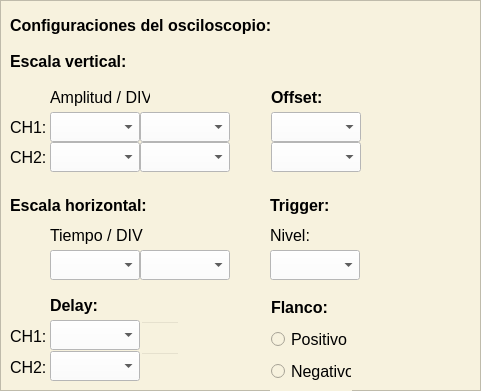
    <widget class="QFrame" name="row4_1">
     <property name="geometry">
      <rect>
       <x>10</x>
       <y>500</y>
       <width>481</width>
       <height>391</height>
      </rect>
     </property>
     <property name="minimumSize">
      <size>
       <width>371</width>
       <height>391</height>
      </size>
     </property>
     <property name="styleSheet">
      <string notr="true">background-color: rgb(247, 242, 222);</string>
     </property>
     <property name="frameShape">
      <enum>QFrame::Shape::StyledPanel</enum>
     </property>
     <property name="frameShadow">
      <enum>QFrame::Shadow::Raised</enum>
     </property>
     <widget class="QLabel" name="configuraciones_osciloscopio">
      <property name="geometry">
       <rect>
        <x>10</x>
        <y>10</y>
        <width>270</width>
        <height>30</height>
       </rect>
      </property>
      <property name="minimumSize">
       <size>
        <width>270</width>
        <height>30</height>
       </size>
      </property>
      <property name="maximumSize">
       <size>
        <width>270</width>
        <height>30</height>
       </size>
      </property>
      <property name="font">
       <font>
        <family>Arial</family>
        <pointsize>12</pointsize>
        <bold>true</bold>
       </font>
      </property>
      <property name="text">
       <string>Configuraciones del osciloscopio:</string>
      </property>
     </widget>
     <widget class="QLabel" name="escala_vertical">
      <property name="geometry">
       <rect>
        <x>10</x>
        <y>46</y>
        <width>120</width>
        <height>30</height>
       </rect>
      </property>
      <property name="minimumSize">
       <size>
        <width>120</width>
        <height>30</height>
       </size>
      </property>
      <property name="maximumSize">
       <size>
        <width>120</width>
        <height>30</height>
       </size>
      </property>
      <property name="font">
       <font>
        <family>Arial</family>
        <pointsize>12</pointsize>
        <bold>true</bold>
       </font>
      </property>
      <property name="text">
       <string>Escala vertical:</string>
      </property>
     </widget>
     <widget class="QLabel" name="escala_horizontal">
      <property name="geometry">
       <rect>
        <x>10</x>
        <y>190</y>
        <width>140</width>
        <height>30</height>
       </rect>
      </property>
      <property name="minimumSize">
       <size>
        <width>140</width>
        <height>30</height>
       </size>
      </property>
      <property name="maximumSize">
       <size>
        <width>140</width>
        <height>30</height>
       </size>
      </property>
      <property name="font">
       <font>
        <family>Arial</family>
        <pointsize>12</pointsize>
        <bold>true</bold>
       </font>
      </property>
      <property name="text">
       <string>Escala horizontal:</string>
      </property>
     </widget>
     <widget class="QLabel" name="trigger">
      <property name="geometry">
       <rect>
        <x>270</x>
        <y>190</y>
        <width>60</width>
        <height>30</height>
       </rect>
      </property>
      <property name="minimumSize">
       <size>
        <width>60</width>
        <height>30</height>
       </size>
      </property>
      <property name="maximumSize">
       <size>
        <width>60</width>
        <height>30</height>
       </size>
      </property>
      <property name="font">
       <font>
        <family>Arial</family>
        <pointsize>12</pointsize>
        <bold>true</bold>
       </font>
      </property>
      <property name="text">
       <string>Trigger:</string>
      </property>
     </widget>
     <widget class="QWidget" name="layoutWidget">
      <property name="geometry">
       <rect>
        <x>10</x>
        <y>82</y>
        <width>222</width>
        <height>92</height>
       </rect>
      </property>
      <layout class="QGridLayout" name="gridLayout_3">
       <property name="spacing">
        <number>0</number>
       </property>
       <item row="0" column="1" colspan="2">
        <widget class="QLabel" name="amplitud_div">
         <property name="minimumSize">
          <size>
           <width>100</width>
           <height>30</height>
          </size>
         </property>
         <property name="maximumSize">
          <size>
           <width>100</width>
           <height>30</height>
          </size>
         </property>
         <property name="font">
          <font>
           <family>Arial</family>
           <pointsize>12</pointsize>
          </font>
         </property>
         <property name="text">
          <string>Amplitud / DIV</string>
         </property>
        </widget>
       </item>
       <item row="1" column="0">
        <widget class="QLabel" name="ch1_tension">
         <property name="minimumSize">
          <size>
           <width>40</width>
           <height>30</height>
          </size>
         </property>
         <property name="maximumSize">
          <size>
           <width>40</width>
           <height>30</height>
          </size>
         </property>
         <property name="font">
          <font>
           <family>Arial</family>
           <pointsize>12</pointsize>
          </font>
         </property>
         <property name="text">
          <string>CH1:</string>
         </property>
        </widget>
       </item>
       <item row="1" column="1">
        <widget class="QComboBox" name="ch1_tension_valor">
         <property name="minimumSize">
          <size>
           <width>90</width>
           <height>30</height>
          </size>
         </property>
         <property name="maximumSize">
          <size>
           <width>90</width>
           <height>30</height>
          </size>
         </property>
         <property name="styleSheet">
          <string notr="true">background-color: rgb(255, 255, 255);</string>
         </property>
        </widget>
       </item>
       <item row="1" column="2">
        <widget class="QComboBox" name="ch1_tension_unidad">
         <property name="minimumSize">
          <size>
           <width>90</width>
           <height>30</height>
          </size>
         </property>
         <property name="maximumSize">
          <size>
           <width>90</width>
           <height>30</height>
          </size>
         </property>
         <property name="styleSheet">
          <string notr="true">background-color: rgb(255, 255, 255);</string>
         </property>
        </widget>
       </item>
       <item row="2" column="0">
        <widget class="QLabel" name="ch2_tension">
         <property name="minimumSize">
          <size>
           <width>40</width>
           <height>30</height>
          </size>
         </property>
         <property name="maximumSize">
          <size>
           <width>40</width>
           <height>30</height>
          </size>
         </property>
         <property name="font">
          <font>
           <family>Arial</family>
           <pointsize>12</pointsize>
          </font>
         </property>
         <property name="text">
          <string>CH2:</string>
         </property>
        </widget>
       </item>
       <item row="2" column="1">
        <widget class="QComboBox" name="ch2_tension_valor">
         <property name="minimumSize">
          <size>
           <width>90</width>
           <height>30</height>
          </size>
         </property>
         <property name="maximumSize">
          <size>
           <width>90</width>
           <height>30</height>
          </size>
         </property>
         <property name="styleSheet">
          <string notr="true">background-color: rgb(255, 255, 255);</string>
         </property>
        </widget>
       </item>
       <item row="2" column="2">
        <widget class="QComboBox" name="ch2_tension_unidad">
         <property name="minimumSize">
          <size>
           <width>90</width>
           <height>30</height>
          </size>
         </property>
         <property name="maximumSize">
          <size>
           <width>90</width>
           <height>30</height>
          </size>
         </property>
         <property name="font">
          <font>
           <family>Arial</family>
           <pointsize>11</pointsize>
          </font>
         </property>
         <property name="styleSheet">
          <string notr="true">background-color: rgb(255, 255, 255);</string>
         </property>
        </widget>
       </item>
      </layout>
     </widget>
     <widget class="QWidget" name="layoutWidget">
      <property name="geometry">
       <rect>
        <x>270</x>
        <y>82</y>
        <width>92</width>
        <height>92</height>
       </rect>
      </property>
      <layout class="QGridLayout" name="gridLayout_4">
       <property name="spacing">
        <number>0</number>
       </property>
       <item row="0" column="0">
        <widget class="QLabel" name="offset">
         <property name="minimumSize">
          <size>
           <width>90</width>
           <height>30</height>
          </size>
         </property>
         <property name="maximumSize">
          <size>
           <width>90</width>
           <height>30</height>
          </size>
         </property>
         <property name="font">
          <font>
           <family>Arial</family>
           <pointsize>12</pointsize>
           <bold>true</bold>
          </font>
         </property>
         <property name="text">
          <string>Offset:</string>
         </property>
        </widget>
       </item>
       <item row="1" column="0">
        <widget class="QComboBox" name="ch1_offset">
         <property name="minimumSize">
          <size>
           <width>90</width>
           <height>30</height>
          </size>
         </property>
         <property name="maximumSize">
          <size>
           <width>90</width>
           <height>30</height>
          </size>
         </property>
         <property name="styleSheet">
          <string notr="true">background-color: rgb(255, 255, 255);</string>
         </property>
        </widget>
       </item>
       <item row="2" column="0">
        <widget class="QComboBox" name="ch2_offset">
         <property name="minimumSize">
          <size>
           <width>90</width>
           <height>30</height>
          </size>
         </property>
         <property name="maximumSize">
          <size>
           <width>90</width>
           <height>30</height>
          </size>
         </property>
         <property name="font">
          <font>
           <family>Arial</family>
           <pointsize>11</pointsize>
          </font>
         </property>
         <property name="styleSheet">
          <string notr="true">background-color: rgb(255, 255, 255);</string>
         </property>
        </widget>
       </item>
      </layout>
     </widget>
     <widget class="QWidget" name="layoutWidget">
      <property name="geometry">
       <rect>
        <x>50</x>
        <y>220</y>
        <width>181</width>
        <height>62</height>
       </rect>
      </property>
      <layout class="QGridLayout" name="gridLayout">
       <property name="spacing">
        <number>0</number>
       </property>
       <item row="2" column="0">
        <widget class="QComboBox" name="tiempo_valor">
         <property name="minimumSize">
          <size>
           <width>90</width>
           <height>30</height>
          </size>
         </property>
         <property name="maximumSize">
          <size>
           <width>90</width>
           <height>30</height>
          </size>
         </property>
         <property name="styleSheet">
          <string notr="true">background-color: rgb(255, 255, 255);</string>
         </property>
        </widget>
       </item>
       <item row="1" column="0" colspan="2">
        <widget class="QLabel" name="tiempo_div">
         <property name="minimumSize">
          <size>
           <width>100</width>
           <height>30</height>
          </size>
         </property>
         <property name="maximumSize">
          <size>
           <width>100</width>
           <height>30</height>
          </size>
         </property>
         <property name="font">
          <font>
           <family>Arial</family>
           <pointsize>12</pointsize>
          </font>
         </property>
         <property name="text">
          <string>Tiempo / DIV</string>
         </property>
        </widget>
       </item>
       <item row="2" column="1">
        <widget class="QComboBox" name="tiempo_unidad">
         <property name="minimumSize">
          <size>
           <width>90</width>
           <height>30</height>
          </size>
         </property>
         <property name="maximumSize">
          <size>
           <width>90</width>
           <height>30</height>
          </size>
         </property>
         <property name="styleSheet">
          <string notr="true">background-color: rgb(255, 255, 255);</string>
         </property>
        </widget>
       </item>
      </layout>
     </widget>
     <widget class="QWidget" name="layoutWidget">
      <property name="geometry">
       <rect>
        <x>10</x>
        <y>290</y>
        <width>172</width>
        <height>92</height>
       </rect>
      </property>
      <layout class="QGridLayout" name="gridLayout_2">
       <property name="spacing">
        <number>0</number>
       </property>
       <item row="0" column="1">
        <widget class="QLabel" name="delay">
         <property name="minimumSize">
          <size>
           <width>50</width>
           <height>30</height>
          </size>
         </property>
         <property name="maximumSize">
          <size>
           <width>50</width>
           <height>30</height>
          </size>
         </property>
         <property name="font">
          <font>
           <family>Arial</family>
           <pointsize>12</pointsize>
           <bold>true</bold>
          </font>
         </property>
         <property name="text">
          <string>Delay:</string>
         </property>
        </widget>
       </item>
       <item row="1" column="0" rowspan="2">
        <widget class="QLabel" name="ch1_delay">
         <property name="minimumSize">
          <size>
           <width>40</width>
           <height>30</height>
          </size>
         </property>
         <property name="maximumSize">
          <size>
           <width>40</width>
           <height>30</height>
          </size>
         </property>
         <property name="font">
          <font>
           <family>Arial</family>
           <pointsize>12</pointsize>
          </font>
         </property>
         <property name="text">
          <string>CH1:</string>
         </property>
        </widget>
       </item>
       <item row="1" column="1">
        <widget class="QComboBox" name="ch1_delay_valor">
         <property name="minimumSize">
          <size>
           <width>90</width>
           <height>30</height>
          </size>
         </property>
         <property name="maximumSize">
          <size>
           <width>90</width>
           <height>30</height>
          </size>
         </property>
         <property name="font">
          <font>
           <family>Arial</family>
           <pointsize>11</pointsize>
          </font>
         </property>
         <property name="styleSheet">
          <string notr="true">background-color: rgb(255, 255, 255);</string>
         </property>
        </widget>
       </item>
       <item row="1" column="2" rowspan="2">
        <widget class="QLineEdit" name="ch1_delay_unidad">
         <property name="minimumSize">
          <size>
           <width>40</width>
           <height>30</height>
          </size>
         </property>
         <property name="maximumSize">
          <size>
           <width>40</width>
           <height>30</height>
          </size>
         </property>
         <property name="font">
          <font>
           <family>Arial</family>
           <pointsize>12</pointsize>
          </font>
         </property>
         <property name="styleSheet">
          <string notr="true">background-color: transparent </string>
         </property>
         <property name="readOnly">
          <bool>true</bool>
         </property>
        </widget>
       </item>
       <item row="2" column="1" rowspan="2">
        <widget class="QComboBox" name="ch2_delay_valor">
         <property name="minimumSize">
          <size>
           <width>90</width>
           <height>30</height>
          </size>
         </property>
         <property name="maximumSize">
          <size>
           <width>90</width>
           <height>30</height>
          </size>
         </property>
         <property name="font">
          <font>
           <family>Arial</family>
           <pointsize>11</pointsize>
          </font>
         </property>
         <property name="styleSheet">
          <string notr="true">background-color: rgb(255, 255, 255);</string>
         </property>
        </widget>
       </item>
       <item row="3" column="0">
        <widget class="QLabel" name="ch2_delay">
         <property name="minimumSize">
          <size>
           <width>40</width>
           <height>30</height>
          </size>
         </property>
         <property name="maximumSize">
          <size>
           <width>40</width>
           <height>30</height>
          </size>
         </property>
         <property name="font">
          <font>
           <family>Arial</family>
           <pointsize>12</pointsize>
          </font>
         </property>
         <property name="text">
          <string>CH2:</string>
         </property>
        </widget>
       </item>
       <item row="3" column="2">
        <widget class="QLineEdit" name="ch2_delay_unidad">
         <property name="minimumSize">
          <size>
           <width>40</width>
           <height>30</height>
          </size>
         </property>
         <property name="maximumSize">
          <size>
           <width>40</width>
           <height>30</height>
          </size>
         </property>
         <property name="font">
          <font>
           <family>Arial</family>
           <pointsize>12</pointsize>
          </font>
         </property>
         <property name="styleSheet">
          <string notr="true">background-color: transparent </string>
         </property>
         <property name="readOnly">
          <bool>true</bool>
         </property>
        </widget>
       </item>
      </layout>
     </widget>
     <widget class="QWidget" name="">
      <property name="geometry">
       <rect>
        <x>269</x>
        <y>220</y>
        <width>92</width>
        <height>61</height>
       </rect>
      </property>
      <layout class="QGridLayout" name="gridLayout_8">
       <property name="spacing">
        <number>0</number>
       </property>
       <item row="0" column="0">
        <widget class="QLabel" name="trigger_nivel">
         <property name="minimumSize">
          <size>
           <width>40</width>
           <height>30</height>
          </size>
         </property>
         <property name="maximumSize">
          <size>
           <width>40</width>
           <height>30</height>
          </size>
         </property>
         <property name="font">
          <font>
           <family>Arial</family>
           <pointsize>12</pointsize>
          </font>
         </property>
         <property name="text">
          <string>Nivel:</string>
         </property>
        </widget>
       </item>
       <item row="1" column="0">
        <widget class="QComboBox" name="trigger_nivel_valor">
         <property name="minimumSize">
          <size>
           <width>90</width>
           <height>30</height>
          </size>
         </property>
         <property name="maximumSize">
          <size>
           <width>90</width>
           <height>30</height>
          </size>
         </property>
         <property name="font">
          <font>
           <family>Arial</family>
           <pointsize>11</pointsize>
          </font>
         </property>
         <property name="styleSheet">
          <string notr="true">background-color: rgb(255, 255, 255);</string>
         </property>
        </widget>
       </item>
      </layout>
     </widget>
     <widget class="QWidget" name="">
      <property name="geometry">
       <rect>
        <x>270</x>
        <y>290</y>
        <width>82</width>
        <height>101</height>
       </rect>
      </property>
      <layout class="QGridLayout" name="gridLayout_5">
       <property name="spacing">
        <number>0</number>
       </property>
       <item row="0" column="0">
        <widget class="QLabel" name="trigger_flanco">
         <property name="minimumSize">
          <size>
           <width>60</width>
           <height>30</height>
          </size>
         </property>
         <property name="maximumSize">
          <size>
           <width>60</width>
           <height>30</height>
          </size>
         </property>
         <property name="font">
          <font>
           <family>Arial</family>
           <pointsize>12</pointsize>
           <bold>true</bold>
          </font>
         </property>
         <property name="text">
          <string>Flanco:</string>
         </property>
        </widget>
       </item>
       <item row="1" column="0">
        <widget class="QRadioButton" name="f_positivo">
         <property name="minimumSize">
          <size>
           <width>80</width>
           <height>30</height>
          </size>
         </property>
         <property name="maximumSize">
          <size>
           <width>80</width>
           <height>30</height>
          </size>
         </property>
         <property name="font">
          <font>
           <family>Arial</family>
           <pointsize>12</pointsize>
          </font>
         </property>
         <property name="text">
          <string>Positivo</string>
         </property>
        </widget>
       </item>
       <item row="2" column="0">
        <widget class="QRadioButton" name="f_negativo">
         <property name="minimumSize">
          <size>
           <width>80</width>
           <height>30</height>
          </size>
         </property>
         <property name="maximumSize">
          <size>
           <width>80</width>
           <height>30</height>
          </size>
         </property>
         <property name="font">
          <font>
           <family>Arial</family>
           <pointsize>12</pointsize>
          </font>
         </property>
         <property name="text">
          <string>Negativo</string>
         </property>
        </widget>
       </item>
      </layout>
     </widget>
    </widget>
